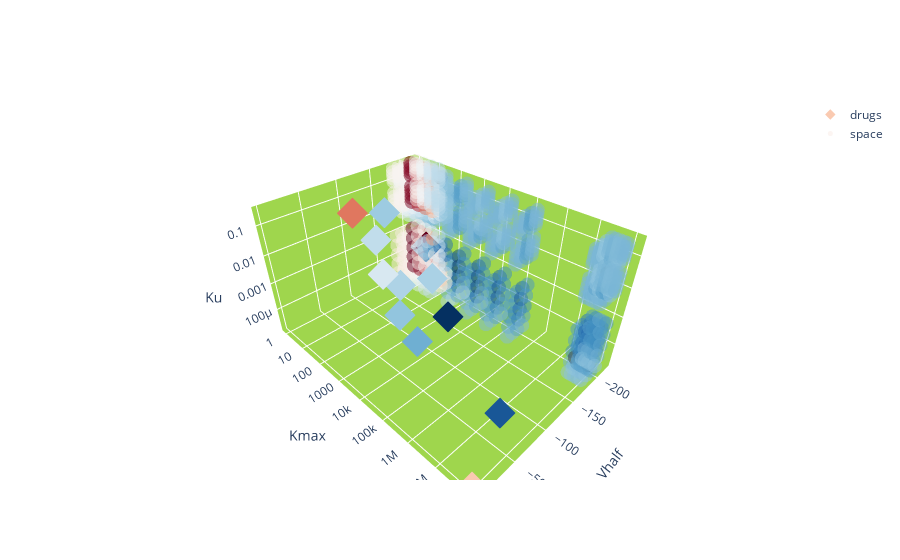

Write notebook code for a chart like this one.
### Code cell
# 3D plot in parameter space
# Plot for known drugs
param_lib = modelling.BindingParameters()
drug_list = param_lib.drug_compounds

SA_model = modelling.SensitivityAnalysis()
param_names = SA_model.param_names

starting_param_df = pd.DataFrame([1] * 5, index=param_names).T
ComparisonController = modelling.ModelComparison(starting_param_df)

discrete_colors = ['red', 'blue', 'black']
APD_diff_label = ['similar', 'SD higher', 'CS higher']

fig = go.Figure()

color_code_list = []
Vhalf_list = []
Kmax_list = []
Ku_list = []
RMSError_list = []

for drug in drug_list:
    saved_data_dir = '../../../simulation_data/binding_kinetics_comparison/' + \
        drug + '/Milnes/'
    APD_trapping = pd.read_csv(saved_data_dir + 'CiPA_APD_pulses1000.csv')
    APD_conductance = pd.read_csv(
        saved_data_dir + 'conductance_APD_pulses1000.csv')

    drug_conc = APD_trapping['drug concentration'].values.tolist()
    APD_trapping = [max(APD_trapping.loc[i].values.tolist()[1 + 998:-1])
                    for i in range(APD_trapping.shape[0])]
    APD_conductance = [max(APD_conductance.loc[i].values.tolist()[1 + 998:-1])
                       for i in range(APD_conductance.shape[0])]
    RMSError = ComparisonController.compute_RMSE(APD_trapping,
                                                 APD_conductance)
    MAError = ComparisonController.compute_MAE(APD_trapping,
                                               APD_conductance)

    if RMSError < 100:
        color_code = 0
    elif MAError > 0:
        color_code = 1
    else:
        color_code = 2

    color_code_list.append(color_code)
    Vhalf_list.append(param_lib.binding_parameters[drug]['Vhalf'])
    Kmax_list.append(param_lib.binding_parameters[drug]['Kmax'])
    Ku_list.append(param_lib.binding_parameters[drug]['Ku'])
    RMSError_list.append(RMSError * MAError / np.abs(MAError))

if category:
    fig.add_trace(
        go.Scatter3d(
            x=Vhalf_list,
            y=Kmax_list,
            z=Ku_list,
            mode='markers',
            marker_symbol='diamond',
            name='drugs',
            marker=dict(
                color=color_code_list,
                colorscale=discrete_colors
            )
        )
    )
else:
    fig.add_trace(
        go.Scatter3d(
            x=Vhalf_list,
            y=Kmax_list,
            z=Ku_list,
            mode='markers',
            marker_symbol='diamond',
            name='drugs',
            marker=dict(
                color=RMSError_list,
                colorscale='RdBu'
            )
        )
    )

saved_data_dir = '../../../simulation_data/sensitivity_analysis/'
filename = 'SA_allparam_0_copy.csv'
df = pd.read_csv(saved_data_dir + filename,
                 header=[0, 1], index_col=[0],
                 skipinitialspace=True)

# Exploring the space
Vhalf_range = df['param_values']['Vhalf'].values
Kmax_range = df['param_values']['Kmax'].values
Ku_range = df['param_values']['Ku'].values

RMSError = df['RMSE']['RMSE'].values
MAError = df['MAE']['MAE'].values

param_id = df['param_id']['param_id'].values
color_code_list = []
for i in range(len(param_id)):
    if RMSError[i] < 100:
        color_code = 0
    elif MAError[i] > 0:
        color_code = 1  # SD higher
    else:
        color_code = 2  # CS higher
    color_code_list.append(color_code)

if category:
    fig.add_trace(
        go.Scatter3d(
            x=Vhalf_range,
            y=Kmax_range,
            z=Ku_range,
            mode='markers',
            name='space',
            marker=dict(
                color=color_code_list,
                colorscale=discrete_colors,
                opacity=0.5,
                size=5
            )
        )
    )
else:
    color = RMSError * MAError / np.abs(MAError)
    fig.add_trace(
        go.Scatter3d(
            x=Vhalf_range,
            y=Kmax_range,
            z=Ku_range,
            mode='markers',
            name='space',
            marker=dict(
                color=color,
                colorscale='RdBu',
                opacity=0.5,
                size=5
            )
        )
    )

fig.update_layout(scene = dict(
                    xaxis_title='Vhalf',
                    yaxis_title='Kmax',
                    zaxis_title='Ku',
                    xaxis = dict(
                         backgroundcolor="rgb(159, 214, 77)",
                         gridcolor="white",
                         showbackground=True,
                         zerolinecolor="white",),
                    yaxis = dict(
                         backgroundcolor="rgb(159, 214, 77)",
                         gridcolor="white",
                         showbackground=True,
                         zerolinecolor="white",
                         dtick=1,
                         type='log'),
                    zaxis = dict(
                         backgroundcolor="rgb(159, 214, 77)",
                         gridcolor="white",
                         showbackground=True,
                         zerolinecolor="white",
                         dtick=1,
                         type='log')))

fig.show()

### Figure 1 — Plotly figure (JSON) as saved in the notebook; plotly's stock layout.template omitted (floating-point values rounded to 4 significant figures; data arrays with more than 128 entries replaced by an {"elided": "..."} marker saying what was removed)
{"data": [{"marker": {"color": [-9.462, 66.83, 41.92, -59.53, 76.66, 25.74, 29.72, 19.75, 35.72, 30.67, 33.4, -27.75], "colorscale": [[0, "rgb(103,0,31)"], [0.1, "rgb(178,24,43)"], [0.2, "rgb(214,96,77)"], [0.3, "rgb(244,165,130)"], [0.4, "rgb(253,219,199)"], [0.5, "rgb(247,247,247)"], [0.6, "rgb(209,229,240)"], [0.7, "rgb(146,197,222)"], [0.8, "rgb(67,147,195)"], [0.9, "rgb(33,102,172)"], [1, "rgb(5,48,97)"]], "symbol": "diamond"}, "mode": "markers", "name": "drugs", "type": "scatter3d", "x": [-1.147, -54.93, -77.49, -199.5, -100, -94.87, -64.87, -55, -14.57, -82.11, -90.89, -86.26], "y": [100000000, 37350000, 9884, 9.997, 46460, 55.84, 5770, 2403, 206000, 33540, 251, 9.996], "z": [1.79e-05, 0.0001765, 8.18e-05, 0.0004161, 0.0007927, 0.01929, 0.01, 0.01985, 0.03866, 0.02325, 0.2816, 0.09967]}, {"marker": {"color": {"elided": "960 float values"}, "colorscale": [[0, "rgb(103,0,31)"], [0.1, "rgb(178,24,43)"], [0.2, "rgb(214,96,77)"], [0.3, "rgb(244,165,130)"], [0.4, "rgb(253,219,199)"], [0.5, "rgb(247,247,247)"], [0.6, "rgb(209,229,240)"], [0.7, "rgb(146,197,222)"], [0.8, "rgb(67,147,195)"], [0.9, "rgb(33,102,172)"], [1, "rgb(5,48,97)"]], "opacity": 0.5, "size": 5}, "mode": "markers", "name": "space", "type": "scatter3d", "x": {"elided": "960 float values"}, "y": {"elided": "960 float values"}, "z": {"elided": "960 float values"}}], "layout": {"scene": {"xaxis": {"backgroundcolor": "rgb(159, 214, 77)", "gridcolor": "white", "showbackground": true, "title": {"text": "Vhalf"}, "zerolinecolor": "white"}, "yaxis": {"backgroundcolor": "rgb(159, 214, 77)", "dtick": 1, "gridcolor": "white", "showbackground": true, "title": {"text": "Kmax"}, "type": "log", "zerolinecolor": "white"}, "zaxis": {"backgroundcolor": "rgb(159, 214, 77)", "dtick": 1, "gridcolor": "white", "showbackground": true, "title": {"text": "Ku"}, "type": "log", "zerolinecolor": "white"}}}}
